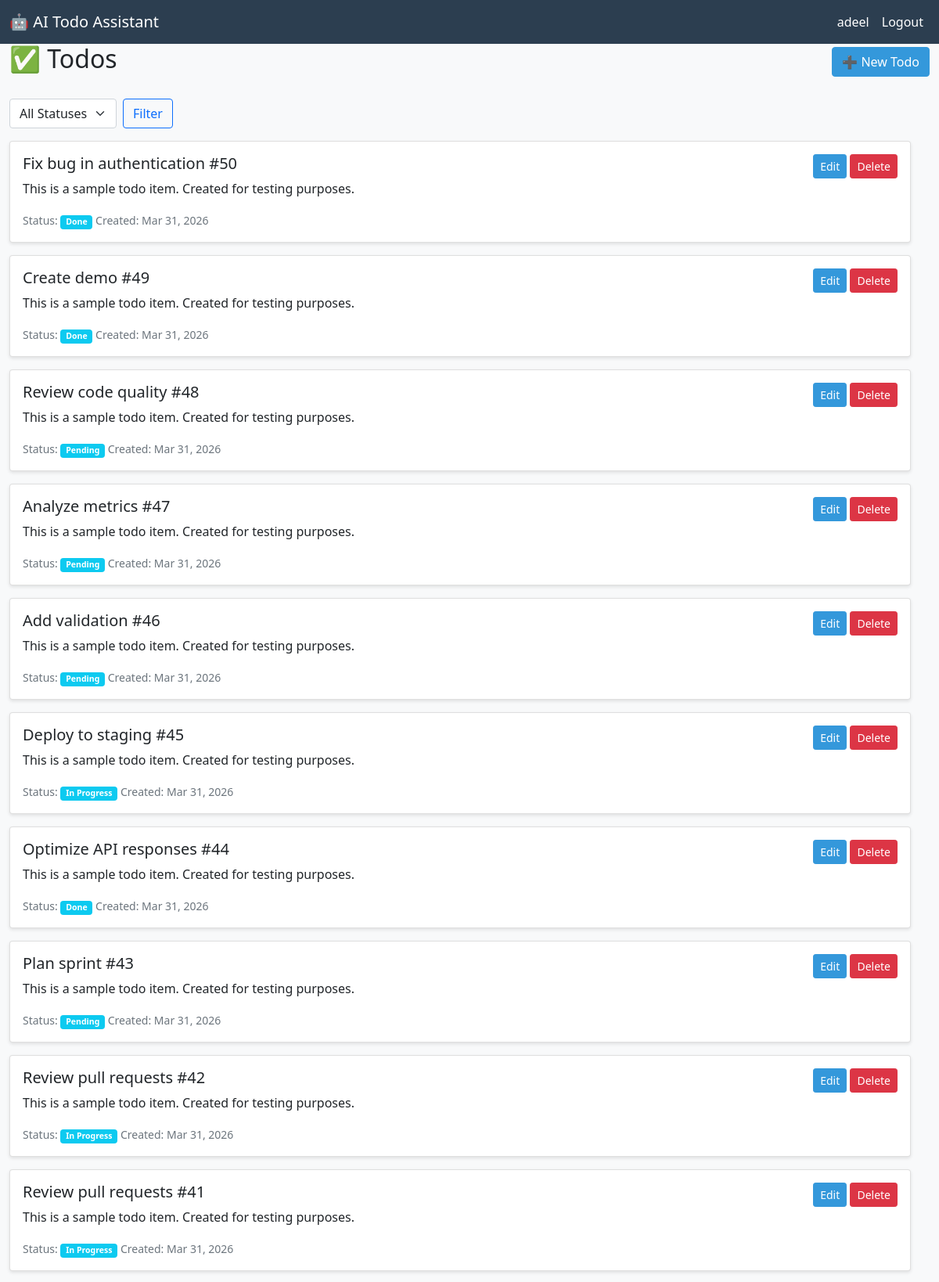
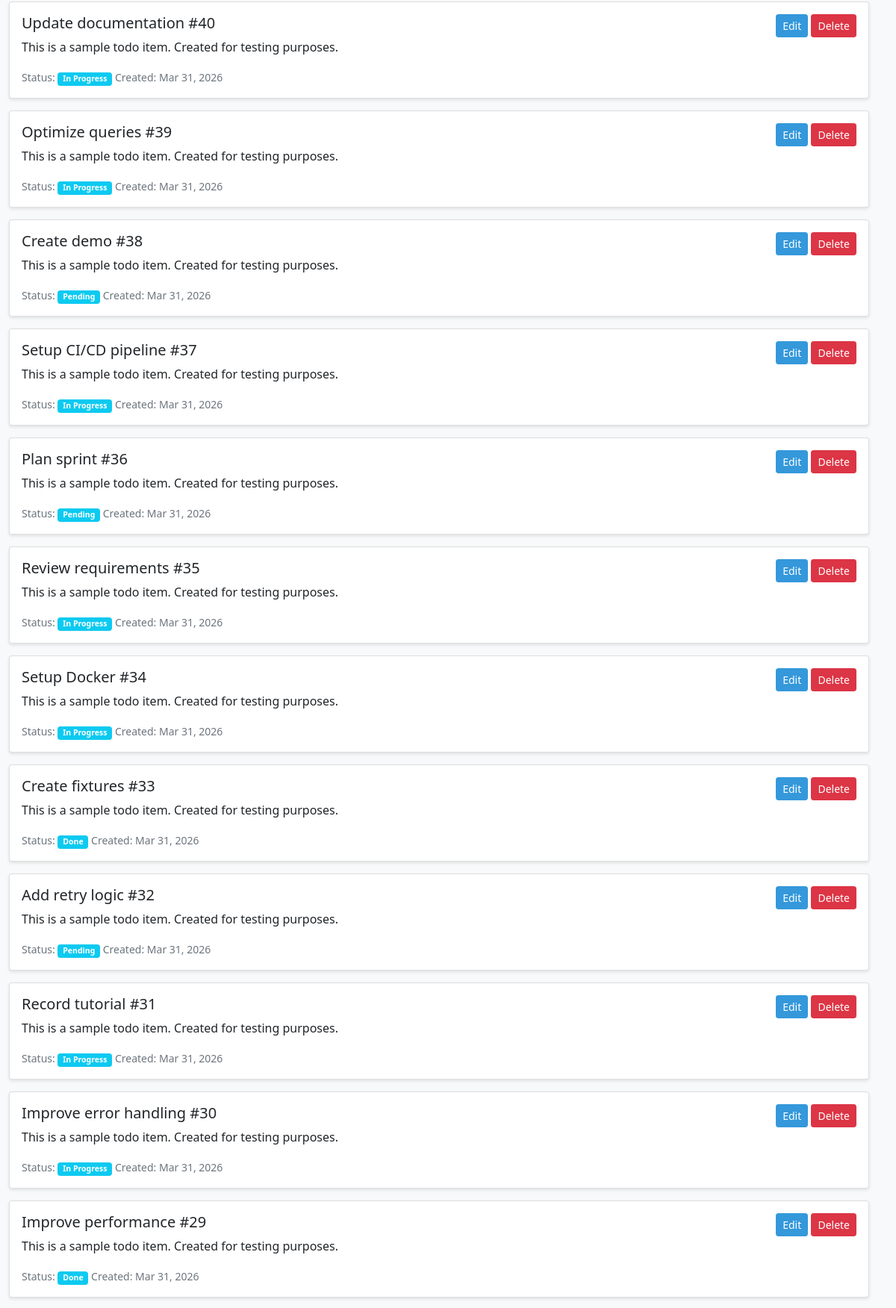
The page /todos/ (signed in, upper part) on the database its author committed (2 pictures, top to bottom).
### assistant/models.py (models this page shows, shortened)
class Todo(models.Model):
    STATUS_CHOICES = [
        ('pending', 'Pending'),
        ('in_progress', 'In Progress'),
        ('done', 'Done'),
    ]
    PRIORITY_CHOICES = [
        ('low', 'Low'),
        ('medium', 'Medium'),
        ('high', 'High'),
    ]
    user = models.ForeignKey(User, on_delete=models.CASCADE, related_name='todos')
    title = models.CharField(max_length=255)
    description = models.TextField(blank=True)
    status = models.CharField(max_length=20, choices=STATUS_CHOICES, default='pending')
    priority = models.CharField(max_length=20, choices=PRIORITY_CHOICES, default='medium')
    due_date = models.DateField(null=True, blank=True)
    created_at = models.DateTimeField(auto_now_add=True)
    updated_at = models.DateTimeField(auto_now=True)
    class Meta:
        ordering = ['-created_at']

### assistant/views.py (the view)
# urls.py: path('todos/', views.todos_list, name='todos_list'),
@login_required
def todos_list(request):
    user = request.user
    status_filter = request.GET.get('status', '')
    todos = Todo.objects.filter(user=user)
    if status_filter:
        todos = todos.filter(status=status_filter)
    todos = todos.order_by('-created_at')
    context = {
        'todos': todos,
        'status_choices': Todo.STATUS_CHOICES,
        'selected_status': status_filter,
    }
    return render(request, 'assistant/todos_list.html', context)

### templates/assistant/todos_list.html (shortened to what this page needs)
{% extends 'base.html' %}
{% block content %}
<div class="d-flex justify-content-between align-items-center mb-4">
    <h2>✅ Todos</h2>
    <a href="{% url 'todo_create' %}" class="btn btn-primary">➕ New Todo</a>
</div>
<div class="mb-3">
    <form method="get" class="d-flex gap-2">
        <select name="status" class="form-select w-auto">
            <option value="">All Statuses</option>
        </select>
        <button type="submit" class="btn btn-outline-primary">Filter</button>
    </form>
</div>
{% if todos %}
    <div class="row">
        {% for todo in todos %}
            <div class="col-md-12 mb-3">
                <div class="card">
                    <div class="card-body">
                        <div class="d-flex justify-content-between align-items-start">
                            <div>
                                <h5 class="card-title">{{ todo.title }}</h5>
                                <p class="card-text">{{ todo.description }}</p>
                                <small class="text-muted">
                                    Status: <span class="badge bg-info">{{ todo.get_status_display }}</span>
                                    Created: {{ todo.created_at|date:"M d, Y" }}
                                </small>
                            </div>
                            <div>
                                <a href="{% url 'todo_edit' todo.pk %}" class="btn btn-sm btn-primary">Edit</a>
                                <a href="{% url 'todo_delete' todo.pk %}" class="btn btn-sm btn-danger">Delete</a>
                            </div>
                        </div>
                    </div>
                </div>
            </div>
        {% endfor %}
    </div>
{% else %}
    <div class="alert alert-info">
        No todos found. <a href="{% url 'todo_create' %}">Create your first todo</a>
    </div>
{% endif %}
{% endblock %}

### templates/base.html (shortened to what this page needs)
<!DOCTYPE html>
<html lang="en">
<head>
    <link href="https://cdn.jsdelivr.net/npm/bootstrap@5.1.3/dist/css/bootstrap.min.css" rel="stylesheet">
</head>
<body>
<nav class="navbar navbar-expand-lg navbar-dark">
    <div class="container-fluid">
        <a class="navbar-brand" href="{% url 'dashboard' %}">🤖 AI Todo Assistant</a>
        <div class="collapse navbar-collapse">
            <ul class="navbar-nav ms-auto">
                {% if user.is_authenticated %}
                    <li class="nav-item">
                        <span class="nav-link">{{ user.username }}</span>
                    </li>
                    <li class="nav-item">
                        <a class="nav-link" href="{% url 'logout' %}">Logout</a>
                    </li>
                {% endif %}
            </ul>
        </div>
    </div>
</nav>
<div class="container-fluid">
<div class="row">
    {% block content %}{% endblock %}
</div>
</div>
</body>
</html>

### templates/base.html (style rules this page uses)
body { background-color: #f8f9fa; }
.navbar { background-color: #2c3e50; }
.navbar-brand, .nav-link { color: white !important; }
.card { box-shadow: 0 2px 4px rgba(0,0,0,0.1); }
.btn-primary { background-color: #3498db; border-color: #3498db; }

### rows shown on the page
Todo: title "Fix bug in authentication #50", description "This is a sample todo item. Created for testing purposes.", status "Done", created_at "Mar 31, 2026"
Todo: title "Create demo #49", description "This is a sample todo item. Created for testing purposes.", status "Done", created_at "Mar 31, 2026"
Todo: title "Review code quality #48", description "This is a sample todo item. Created for testing purposes.", status "Pending", created_at "Mar 31, 2026"
Todo: title "Analyze metrics #47", description "This is a sample todo item. Created for testing purposes.", status "Pending", created_at "Mar 31, 2026"
Todo: title "Add validation #46", description "This is a sample todo item. Created for testing purposes.", status "Pending", created_at "Mar 31, 2026"
Todo: title "Deploy to staging #45", description "This is a sample todo item. Created for testing purposes.", status "In Progress", created_at "Mar 31, 2026"
Todo: title "Optimize API responses #44", description "This is a sample todo item. Created for testing purposes.", status "Done", created_at "Mar 31, 2026"
Todo: title "Plan sprint #43", description "This is a sample todo item. Created for testing purposes.", status "Pending", created_at "Mar 31, 2026"
Todo: title "Review pull requests #42", description "This is a sample todo item. Created for testing purposes.", status "In Progress", created_at "Mar 31, 2026"
Todo: title "Review pull requests #41", description "This is a sample todo item. Created for testing purposes.", status "In Progress", created_at "Mar 31, 2026"
Todo: title "Update documentation #40", description "This is a sample todo item. Created for testing purposes.", status "In Progress", created_at "Mar 31, 2026"
Todo: title "Optimize queries #39", description "This is a sample todo item. Created for testing purposes.", status "In Progress", created_at "Mar 31, 2026"
Todo: title "Create demo #38", description "This is a sample todo item. Created for testing purposes.", status "Pending", created_at "Mar 31, 2026"
Todo: title "Setup CI/CD pipeline #37", description "This is a sample todo item. Created for testing purposes.", status "In Progress", created_at "Mar 31, 2026"
Todo: title "Plan sprint #36", description "This is a sample todo item. Created for testing purposes.", status "Pending", created_at "Mar 31, 2026"
Todo: title "Review requirements #35", description "This is a sample todo item. Created for testing purposes.", status "In Progress", created_at "Mar 31, 2026"
Todo: title "Setup Docker #34", description "This is a sample todo item. Created for testing purposes.", status "In Progress", created_at "Mar 31, 2026"
Todo: title "Create fixtures #33", description "This is a sample todo item. Created for testing purposes.", status "Done", created_at "Mar 31, 2026"
Todo: title "Add retry logic #32", description "This is a sample todo item. Created for testing purposes.", status "Pending", created_at "Mar 31, 2026"
Todo: title "Record tutorial #31", description "This is a sample todo item. Created for testing purposes.", status "In Progress", created_at "Mar 31, 2026"
Todo: title "Improve error handling #30", description "This is a sample todo item. Created for testing purposes.", status "In Progress", created_at "Mar 31, 2026"
Todo: title "Improve performance #29", description "This is a sample todo item. Created for testing purposes.", status "Done", created_at "Mar 31, 2026"

### other values the page prints
{{ user.username }} "adeel"
